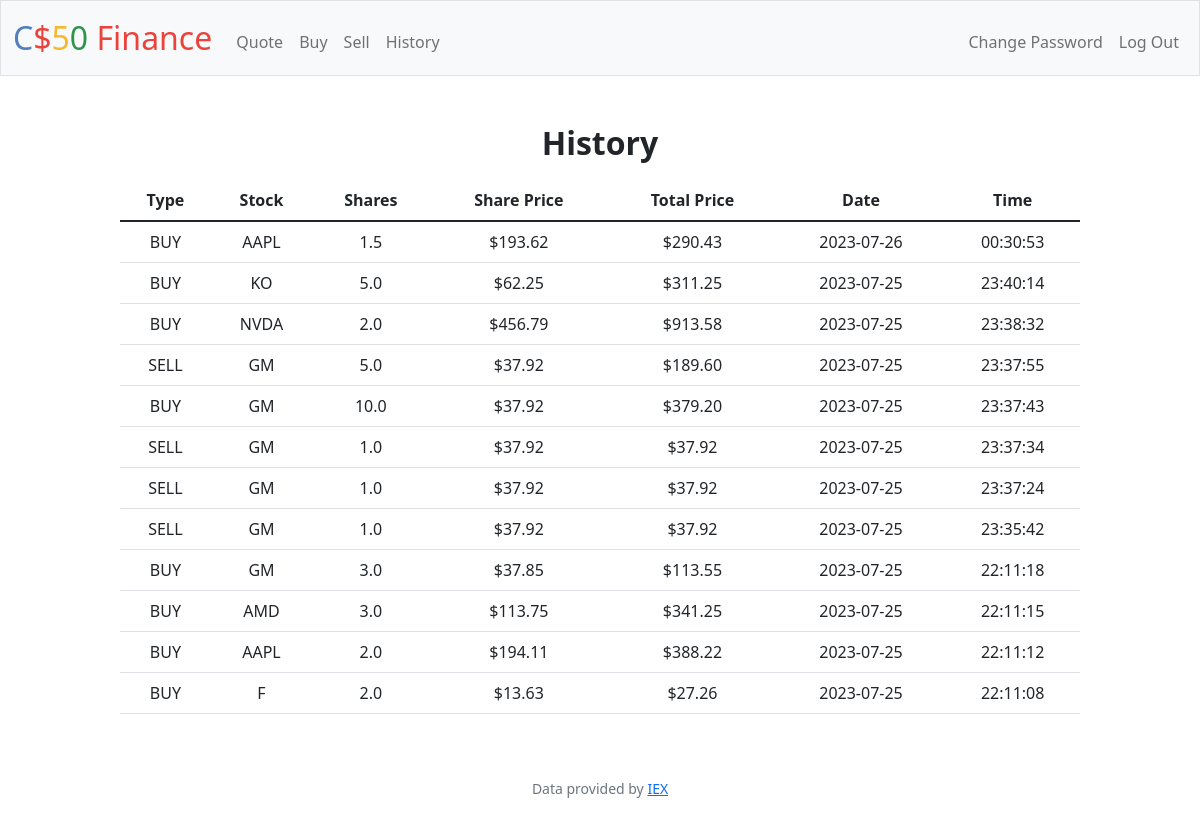
Screenshot of /history (signed in) with the database file from the repository.
### tables this page shows
CREATE TABLE history(
id INTEGER NOT NULL,
user_id INTEGER NOT NULL,
type TEXT NOT NULL,
date TEXT NOT NULL,
time TEXT NOT NULL,
stock TEXT NOT NULL,
shares REAL NOT NULL, price REAL NOT NULL, share_price REAL,
FOREIGN KEY(user_id) REFERENCES users(id)
PRIMARY KEY (id AUTOINCREMENT)
);

### app.py (the view)
@app.route("/history")
@login_required
def history():
    history = db.execute(
        "SELECT * FROM history WHERE user_id = ? ORDER BY id DESC LIMIT 50",
        session.get("user_id"),
    )
    return render_template("history.html", stocks=history)

### app.py (called while the page is built)
@app.after_request
def after_request(response):
    response.headers["Cache-Control"] = "no-cache, no-store, must-revalidate"
    response.headers["Expires"] = 0
    response.headers["Pragma"] = "no-cache"
    return response

### helpers.py (called while the page is built)
def login_required(f):
    @wraps(f)
    def decorated_function(*args, **kwargs):
        if session.get("user_id") is None:
            return redirect("/login")
        return f(*args, **kwargs)
    return decorated_function

def usd(value):
    return f"${value:,.2f}"

### templates/history.html (shortened to what this page needs)
{% extends "layout.html" %}
{% block main %}
    <h2>History</h2>
    <table class="table table-hover">
        <thead>
            <tr>
                <th>Type</th>
                <th>Stock</th>
                <th>Shares</th>
                <th>Share Price</th>
                <th>Total Price</th>
                <th>Date</th>
                <th>Time</th>
            </tr>
        </thead>
        <tbody>
                {% for item in stocks %}
                <tr>
                    <td>{{item.type}}</td>
                    <td>{{item.stock}}</td>
                    <td>{{item.shares}}</td>
                    <td>{{item.share_price | usd}}</td>
                    <td>{{item.price | usd}}</td>
                    <td>{{item.date}}</td>
                    <td>{{item.time}}</td>
                </tr>
                {% endfor %}
        </tbody>
    </table>
{% endblock %}

### templates/layout.html (shortened to what this page needs)
<!DOCTYPE html>
<html lang="en">
    <head>
        <link href="https://cdn.jsdelivr.net/npm/bootstrap@5.1.3/dist/css/bootstrap.min.css" rel="stylesheet">
        <link href="/static/styles.css" rel="stylesheet">
    </head>
    <body>
        <nav class="bg-light border navbar navbar-expand-md navbar-light">
            <div class="container-fluid">
                <a class="navbar-brand" href="/"><span class="blue">C</span><span class="red">$</span><span class="yellow">5</span><span class="green">0</span> <span class="red">Finance</span></a>
                <div class="collapse navbar-collapse" id="navbar">
                    {% if session["user_id"] %}
                        <ul class="navbar-nav me-auto mt-2">
                            <li class="nav-item"><a class="nav-link" href="/quote">Quote</a></li>
                            <li class="nav-item"><a class="nav-link" href="/buy">Buy</a></li>
                            <li class="nav-item"><a class="nav-link" href="/sell">Sell</a></li>
                            <li class="nav-item"><a class="nav-link" href="/history">History</a></li>
                        </ul>
                        <ul class="navbar-nav ms-auto mt-2">
                            <li class="nav-item"><a class="nav-link" href="/change">Change Password</a></li>
                            <li class="nav-item"><a class="nav-link" href="/logout">Log Out</a></li>
                        </ul>
                    {% else %}
                        <ul class="navbar-nav ms-auto mt-2">
                            <li class="nav-item"><a class="nav-link" href="/register">Register</a></li>
                            <li class="nav-item"><a class="nav-link" href="/login">Log In</a></li>
                        </ul>
                    {% endif %}
                </div>
            </div>
        </nav>
        <main class="container-fluid py-5 text-center">
            {% block main %}{% endblock %}
        </main>
        <footer class="mb-5 small text-center text-muted">
            Data provided by <a href="https://iexcloud.io/">IEX</a>
        </footer>
    </body>
</html>

### static/styles.css (style rules this page uses)
nav .navbar-brand { font-size: xx-large; }
nav .navbar-brand .blue { color: #537fbe; }
nav .navbar-brand .red { color: #ea433b; }
nav .navbar-brand .yellow { color: #f5b82e; }
nav .navbar-brand .green { color: #2e944b; }
h2 { padding-bottom: 10px; font-weight: bold; }
table { margin: auto; width: 80vw !important; }

### rows the page displays
history: type "BUY", stock "AAPL", shares "1.5", share_price "$193.62", price "$290.43", date "2023-07-26", time "00:30:53"
history: type "BUY", stock "KO", shares "5.0", share_price "$62.25", price "$311.25", date "2023-07-25", time "23:40:14"
history: type "BUY", stock "NVDA", shares "2.0", share_price "$456.79", price "$913.58", date "2023-07-25", time "23:38:32"
history: type "SELL", stock "GM", shares "5.0", share_price "$37.92", price "$189.60", date "2023-07-25", time "23:37:55"
history: type "BUY", stock "GM", shares "10.0", share_price "$37.92", price "$379.20", date "2023-07-25", time "23:37:43"
history: type "SELL", stock "GM", shares "1.0", share_price "$37.92", price "$37.92", date "2023-07-25", time "23:37:34"
history: type "SELL", stock "GM", shares "1.0", share_price "$37.92", price "$37.92", date "2023-07-25", time "23:37:24"
history: type "SELL", stock "GM", shares "1.0", share_price "$37.92", price "$37.92", date "2023-07-25", time "23:35:42"
history: type "BUY", stock "GM", shares "3.0", share_price "$37.85", price "$113.55", date "2023-07-25", time "22:11:18"
history: type "BUY", stock "AMD", shares "3.0", share_price "$113.75", price "$341.25", date "2023-07-25", time "22:11:15"
history: type "BUY", stock "AAPL", shares "2.0", share_price "$194.11", price "$388.22", date "2023-07-25", time "22:11:12"
history: type "BUY", stock "F", shares "2.0", share_price "$13.63", price "$27.26", date "2023-07-25", time "22:11:08"
